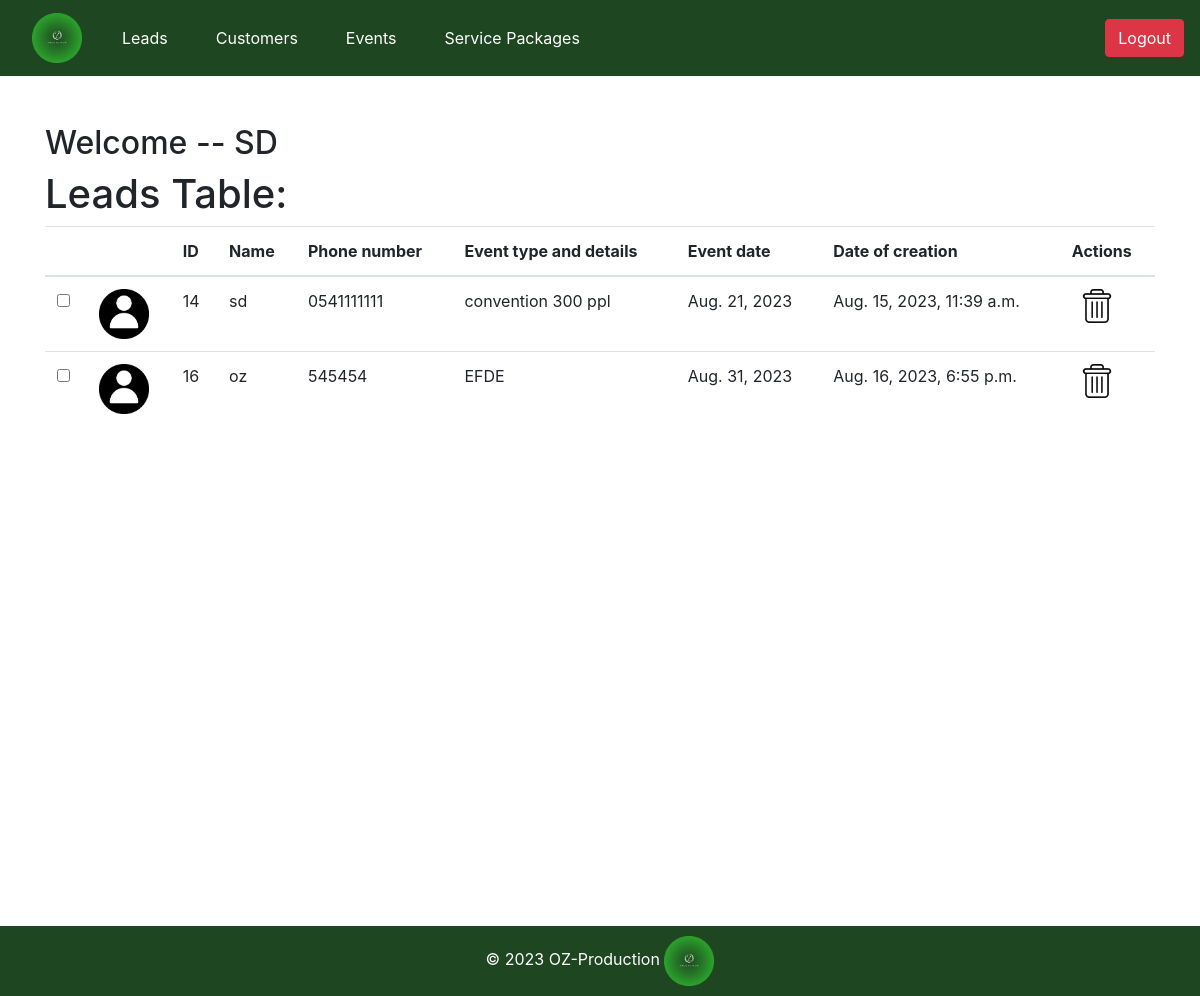
The page /oz_pro/leads/ (signed in) on the database as committed earlier.
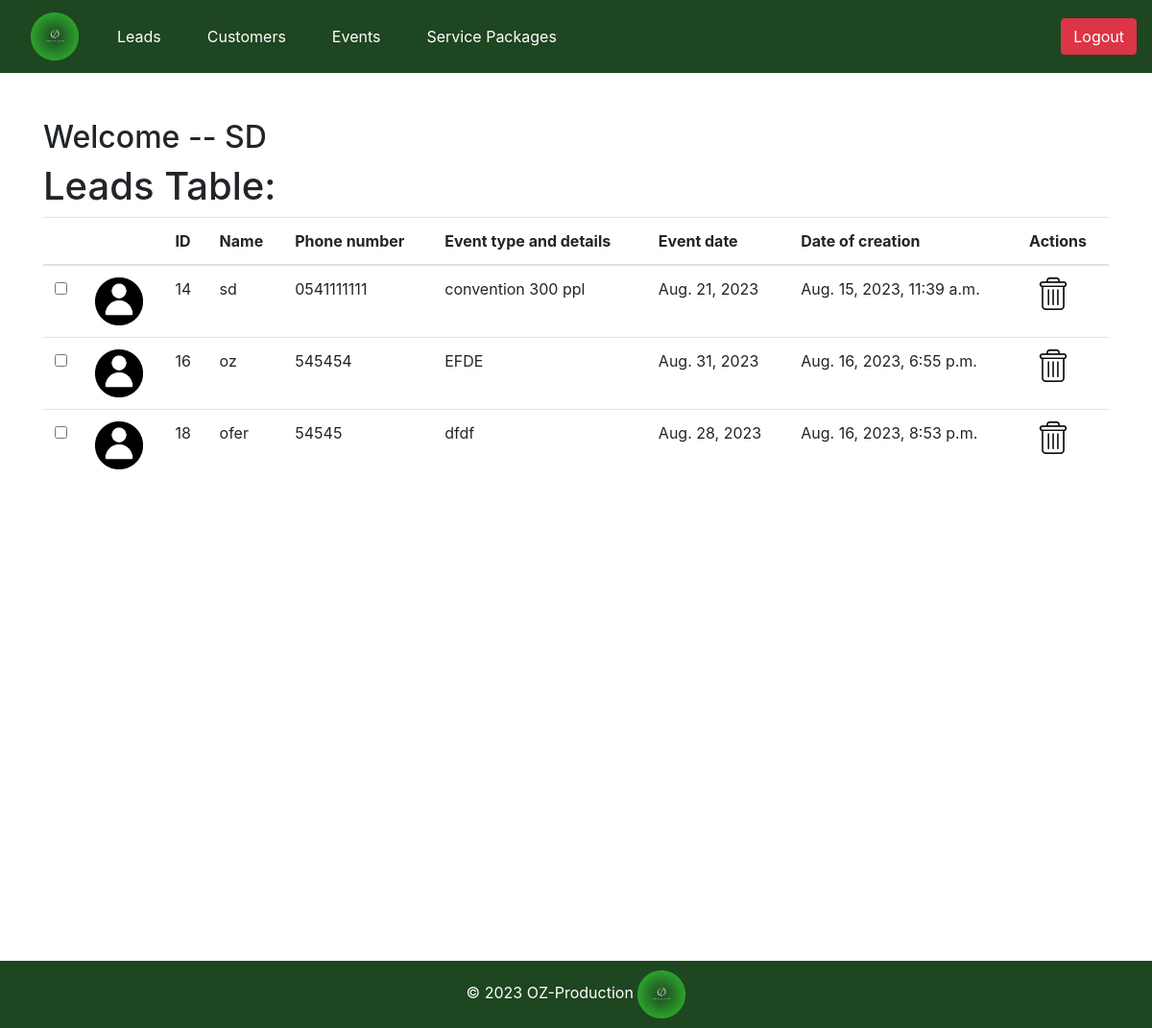
The same page on the database as committed later.
### oz_pro/models.py (models this page shows, shortened)
class Lead(models.Model):
    image = models.ImageField(upload_to='static/pics', default = 'Picture7.png')
    ID = models.AutoField(primary_key=True, null=False)
    name = models.CharField(max_length=255,null=False)
    phone_number = models.CharField(max_length=15,null=False)
    event_type = models.TextField()
    event_date = models.DateField(null=False)
    date_of_creation = models.DateTimeField(auto_now_add=True)

### oz_pro/views.py (the view)
# urls.py: path('leads/', views.leads_page, name='all_leads'),
@login_required
def leads_page(request):
    print("********* After agent login -- home page function *********")
    all_leads = Lead.objects.all()
    context = {
        'leads': all_leads
    }
    return render(request, 'leads.html', context)

### oz_pro/templates/leads.html (shortened to what this page needs)
<!DOCTYPE html>
<html lang="en">
<head>
</head>
<body>
    {% extends 'base.html' %}
    {% block content %}
    {% load static %}
    <div>
    <h2>Welcome -- {{user.username}}</h2>
    <h1>Leads Table:</h1>
    </div>
    <table class="table table-hover">
        <thead>
            <tr>
                <th></th>
                <th></th>
                <th>ID</th>
                <th>Name</th>
                <th>Phone number</th>
                <th>Event type and details</th>
                <th>Event date</th>
                <th>Date of creation</th>
                <th>Actions</th>
            </tr>
        </thead>
        <tbody>
            {% for lead in leads %}
            <tr id="lead_{{ lead.ID }}">
                <td><input type="checkbox" onchange="toggleHighlight(this, {{ lead.ID }})" title="Highlight"></td>
                <td><img src="{% static 'pics/' %}{{lead.image}}" alt="My image" class="small-image" /></td>
                <td>{{ lead.ID }}</td>
                <td>{{ lead.name }}</td>
                <td>{{ lead.phone_number }}</td>
                <td>{{ lead.event_type }}</td>
                <td>{{ lead.event_date }}</td>
                <td>{{ lead.date_of_creation }}</td>
                <td>
                    <img src="{% static 'pics/CROPED_DELETE.png' %}" alt="Delete" class="small-image" style="cursor:pointer" onclick="window.location.href='{% url 'delete_lead' lead.ID %}'">
                </td>
            </tr>
            {% endfor %}
        </tbody>
    </table>
  {% endblock %}

Rows that differ between the two databases and show on the page:
added Lead: image (picture), ID "18", name "ofer", phone_number "54545", event_type "dfdf", event_date "Aug. 28, 2023", date_of_creation "Aug. 16, 2023, 8:53 p.m."
